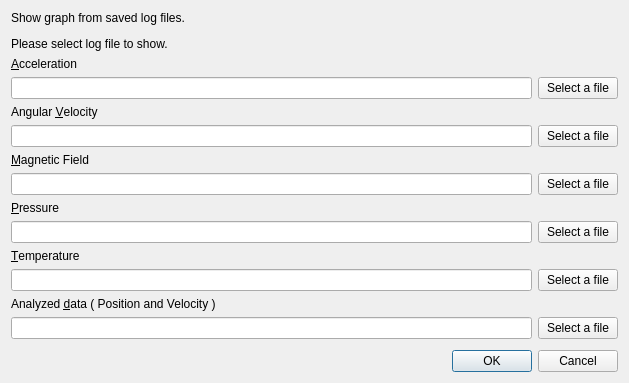
<?xml version="1.0" encoding="UTF-8"?>
<ui version="4.0">
 <class>OpenFileDialog</class>
 <widget class="QDialog" name="OpenFileDialog">
  <property name="geometry">
   <rect>
    <x>0</x>
    <y>0</y>
    <width>629</width>
    <height>383</height>
   </rect>
  </property>
  <property name="windowTitle">
   <string>Show file</string>
  </property>
  <layout class="QVBoxLayout" name="verticalLayout">
   <item>
    <widget class="QLabel" name="label">
     <property name="frameShadow">
      <enum>QFrame::Sunken</enum>
     </property>
     <property name="text">
      <string>&lt;html&gt;&lt;head/&gt;&lt;body&gt;&lt;p&gt;Show graph from saved log files.&lt;/p&gt;&lt;p&gt;Please select log file to show.&lt;/p&gt;&lt;/body&gt;&lt;/html&gt;</string>
     </property>
     <property name="wordWrap">
      <bool>false</bool>
     </property>
    </widget>
   </item>
   <item>
    <widget class="QLabel" name="label_2">
     <property name="text">
      <string>&amp;Acceleration</string>
     </property>
     <property name="buddy">
      <cstring>accButton</cstring>
     </property>
    </widget>
   </item>
   <item>
    <layout class="QHBoxLayout" name="horizontalLayout_2">
     <item>
      <widget class="QLineEdit" name="accFileEdit"/>
     </item>
     <item>
      <widget class="QPushButton" name="accButton">
       <property name="text">
        <string>Select a file</string>
       </property>
      </widget>
     </item>
    </layout>
   </item>
   <item>
    <widget class="QLabel" name="label_3">
     <property name="text">
      <string>Angular &amp;Velocity</string>
     </property>
     <property name="buddy">
      <cstring>gyroButton</cstring>
     </property>
    </widget>
   </item>
   <item>
    <layout class="QHBoxLayout" name="horizontalLayout">
     <item>
      <widget class="QLineEdit" name="gyroFileEdit"/>
     </item>
     <item>
      <widget class="QPushButton" name="gyroButton">
       <property name="text">
        <string>Select a file</string>
       </property>
      </widget>
     </item>
    </layout>
   </item>
   <item>
    <widget class="QLabel" name="label_4">
     <property name="text">
      <string>&amp;Magnetic Field</string>
     </property>
     <property name="buddy">
      <cstring>magButton</cstring>
     </property>
    </widget>
   </item>
   <item>
    <layout class="QHBoxLayout" name="horizontalLayout_4">
     <item>
      <widget class="QLineEdit" name="magFileEdit"/>
     </item>
     <item>
      <widget class="QPushButton" name="magButton">
       <property name="text">
        <string>Select a file</string>
       </property>
      </widget>
     </item>
    </layout>
   </item>
   <item>
    <widget class="QLabel" name="label_5">
     <property name="text">
      <string>&amp;Pressure</string>
     </property>
     <property name="buddy">
      <cstring>pressureButton</cstring>
     </property>
    </widget>
   </item>
   <item>
    <layout class="QHBoxLayout" name="horizontalLayout_3">
     <item>
      <widget class="QLineEdit" name="pressureFileEdit"/>
     </item>
     <item>
      <widget class="QPushButton" name="pressureButton">
       <property name="text">
        <string>Select a file</string>
       </property>
      </widget>
     </item>
    </layout>
   </item>
   <item>
    <widget class="QLabel" name="label_6">
     <property name="text">
      <string>&amp;Temperature</string>
     </property>
     <property name="buddy">
      <cstring>tempButton</cstring>
     </property>
    </widget>
   </item>
   <item>
    <layout class="QHBoxLayout" name="horizontalLayout_5">
     <item>
      <widget class="QLineEdit" name="tempFileEdit"/>
     </item>
     <item>
      <widget class="QPushButton" name="tempButton">
       <property name="text">
        <string>Select a file</string>
       </property>
      </widget>
     </item>
    </layout>
   </item>
   <item>
    <widget class="QLabel" name="label_8">
     <property name="text">
      <string>Analyzed &amp;data ( Position and Velocity )</string>
     </property>
     <property name="buddy">
      <cstring>analyzedButton</cstring>
     </property>
    </widget>
   </item>
   <item>
    <layout class="QHBoxLayout" name="horizontalLayout_6">
     <item>
      <widget class="QLineEdit" name="analyzedFileEdit"/>
     </item>
     <item>
      <widget class="QPushButton" name="analyzedButton">
       <property name="text">
        <string>Select a file</string>
       </property>
      </widget>
     </item>
    </layout>
   </item>
   <item>
    <spacer name="verticalSpacer">
     <property name="orientation">
      <enum>Qt::Vertical</enum>
     </property>
     <property name="sizeHint" stdset="0">
      <size>
       <width>20</width>
       <height>1</height>
      </size>
     </property>
    </spacer>
   </item>
   <item>
    <widget class="QDialogButtonBox" name="buttonBox">
     <property name="orientation">
      <enum>Qt::Horizontal</enum>
     </property>
     <property name="standardButtons">
      <set>QDialogButtonBox::Cancel|QDialogButtonBox::Ok</set>
     </property>
    </widget>
   </item>
  </layout>
 </widget>
 <tabstops>
  <tabstop>accFileEdit</tabstop>
  <tabstop>accButton</tabstop>
  <tabstop>gyroFileEdit</tabstop>
  <tabstop>gyroButton</tabstop>
 </tabstops>
 <resources/>
 <connections>
  <connection>
   <sender>buttonBox</sender>
   <signal>rejected()</signal>
   <receiver>OpenFileDialog</receiver>
   <slot>reject()</slot>
   <hints>
    <hint type="sourcelabel">
     <x>304</x>
     <y>400</y>
    </hint>
    <hint type="destinationlabel">
     <x>286</x>
     <y>188</y>
    </hint>
   </hints>
  </connection>
  <connection>
   <sender>buttonBox</sender>
   <signal>accepted()</signal>
   <receiver>OpenFileDialog</receiver>
   <slot>okClicked()</slot>
   <hints>
    <hint type="sourcelabel">
     <x>367</x>
     <y>400</y>
    </hint>
    <hint type="destinationlabel">
     <x>368</x>
     <y>184</y>
    </hint>
   </hints>
  </connection>
 </connections>
 <slots>
  <slot>okClicked()</slot>
 </slots>
</ui>
